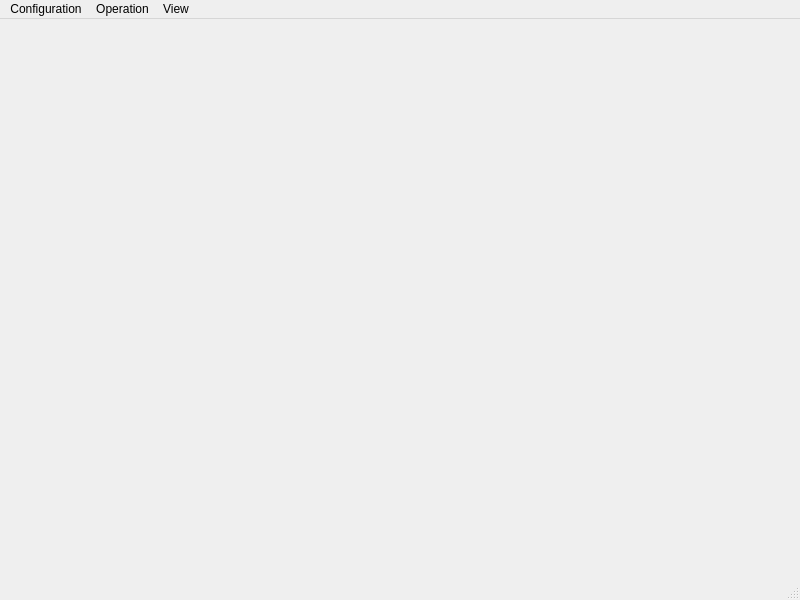
<?xml version="1.0" encoding="UTF-8"?>
<ui version="4.0">
 <class>MainWindow</class>
 <widget class="QMainWindow" name="MainWindow">
  <property name="geometry">
   <rect>
    <x>0</x>
    <y>0</y>
    <width>800</width>
    <height>600</height>
   </rect>
  </property>
  <property name="minimumSize">
   <size>
    <width>500</width>
    <height>500</height>
   </size>
  </property>
  <property name="windowTitle">
   <string>MainWindow</string>
  </property>
  <widget class="QWidget" name="centralwidget">
   <widget class="GameBoard" name="gameBoard" native="true">
    <property name="geometry">
     <rect>
      <x>0</x>
      <y>0</y>
      <width>800</width>
      <height>556</height>
     </rect>
    </property>
    <property name="sizePolicy">
     <sizepolicy hsizetype="Expanding" vsizetype="Expanding">
      <horstretch>0</horstretch>
      <verstretch>0</verstretch>
     </sizepolicy>
    </property>
   </widget>
  </widget>
  <widget class="QMenuBar" name="menubar">
   <property name="geometry">
    <rect>
     <x>0</x>
     <y>0</y>
     <width>800</width>
     <height>22</height>
    </rect>
   </property>
   <widget class="QMenu" name="menuConfiguration">
    <property name="title">
     <string>Configuration</string>
    </property>
    <widget class="QMenu" name="menuBoard_Size">
     <property name="title">
      <string>Board Size</string>
     </property>
     <addaction name="actionResize33"/>
     <addaction name="actionResize44"/>
     <addaction name="actionResize55"/>
     <addaction name="actionResize66"/>
     <addaction name="actionResize88"/>
     <addaction name="actionResizeCustom"/>
    </widget>
    <widget class="QMenu" name="menuTheme">
     <property name="title">
      <string>Theme</string>
     </property>
     <addaction name="actionThemeClassic"/>
     <addaction name="actionThemeBlue"/>
    </widget>
    <addaction name="menuBoard_Size"/>
    <addaction name="menuTheme"/>
    <addaction name="actionChangePlayer"/>
   </widget>
   <widget class="QMenu" name="menuGame">
    <property name="title">
     <string>Operation</string>
    </property>
    <addaction name="actionNewGame"/>
    <addaction name="actionUndo"/>
   </widget>
   <widget class="QMenu" name="menuView">
    <property name="title">
     <string>View</string>
    </property>
    <addaction name="actionShow_Rank"/>
    <addaction name="actionPause"/>
    <addaction name="actionBoard"/>
   </widget>
   <addaction name="menuConfiguration"/>
   <addaction name="menuGame"/>
   <addaction name="menuView"/>
  </widget>
  <widget class="QStatusBar" name="statusbar"/>
  <action name="actionResize33">
   <property name="text">
    <string>3*3</string>
   </property>
  </action>
  <action name="actionResize44">
   <property name="text">
    <string>4*4</string>
   </property>
  </action>
  <action name="actionResize55">
   <property name="text">
    <string>5*5</string>
   </property>
  </action>
  <action name="actionResize66">
   <property name="text">
    <string>6*6</string>
   </property>
  </action>
  <action name="actionResizeCustom">
   <property name="text">
    <string>Custom Size</string>
   </property>
  </action>
  <action name="actionThemeClassic">
   <property name="text">
    <string>Classic</string>
   </property>
  </action>
  <action name="actionThemeBlue">
   <property name="text">
    <string>Blue</string>
   </property>
  </action>
  <action name="actionNewGame">
   <property name="text">
    <string>New Game</string>
   </property>
  </action>
  <action name="actionShow_Rank">
   <property name="text">
    <string>Rank List</string>
   </property>
  </action>
  <action name="actionChangePlayer">
   <property name="text">
    <string>Player Name</string>
   </property>
  </action>
  <action name="actionUndo">
   <property name="text">
    <string>Undo</string>
   </property>
  </action>
  <action name="actionConfiguration_Panel">
   <property name="text">
    <string>Configuration Panel</string>
   </property>
  </action>
  <action name="actionResize88">
   <property name="text">
    <string>8*8</string>
   </property>
  </action>
  <action name="actionPause">
   <property name="text">
    <string>Pause</string>
   </property>
  </action>
  <action name="actionBoard">
   <property name="text">
    <string>Board</string>
   </property>
  </action>
 </widget>
 <customwidgets>
  <customwidget>
   <class>GameBoard</class>
   <extends>QWidget</extends>
   <header>gameboard.h</header>
   <container>1</container>
  </customwidget>
 </customwidgets>
 <resources/>
 <connections/>
</ui>
